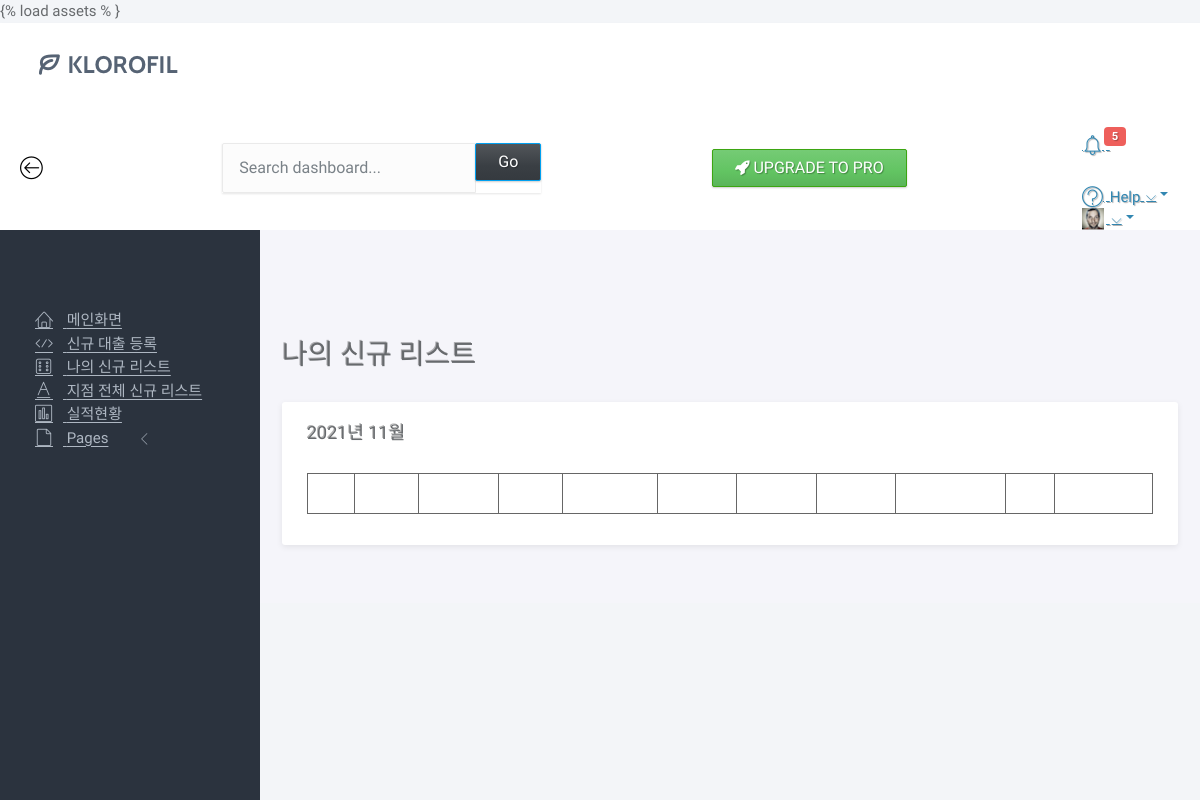
The app's page /worksheet/, older data.
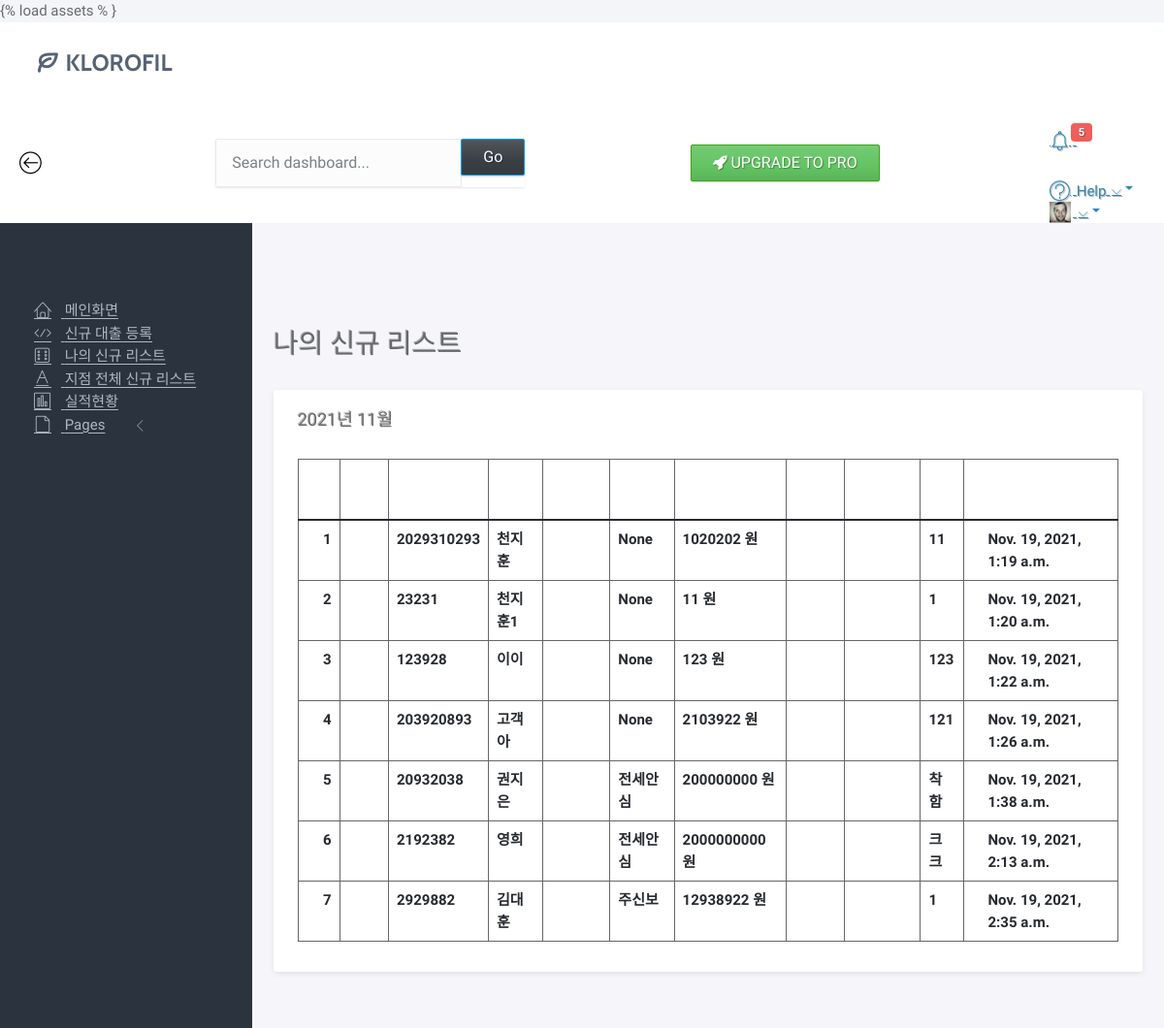
The same page, newer data.
### board/models.py (models this page shows, shortened)
class Worksheet(models.Model):
    customer_id = models.IntegerField(verbose_name='고객번호', default=12345678)
    customer_name = models.CharField(
        max_length=256, verbose_name='고객명', null='False')
    loan_product = models.CharField(max_length= 30 ,verbose_name='대출상품', null='True')
    loan_amount = models.IntegerField(verbose_name='대출금액', null='True')
    description = models.TextField(verbose_name='메모')
    phone_number = models.CharField(max_length = 13, verbose_name='핸드폰번호', null = True)
    register_date = models.DateTimeField(
        auto_now_add=True, verbose_name='등록날짜')
    class Meta:
        db_table = 'WorkSheet'
        verbose_name = '업무목록'
        verbose_name_plural = '업무목록'

### board/views.py (the view)
# urls.py: path('worksheet/', WorksheetList.as_view(), name='worksheet'),
class WorksheetList(ListView):
    model = Worksheet
    template_name = 'Worksheet.html'
    context_object_name = 'Worksheet_list'

### board/templates/worksheet.html (shortened to what the changed rows need)
<!doctype html>
<html lang="en">
<head>
	<link rel="stylesheet" href="/assets/vendor/bootstrap/css/bootstrap.min.css">
	<link rel="stylesheet" href="/assets/vendor/font-awesome/css/font-awesome.min.css">
	<link rel="stylesheet" href="/assets/vendor/linearicons/style.css">
	<link rel="stylesheet" href="/assets/css/main.css">
	<link rel="stylesheet" href="/assets/css/demo.css">
</head>
<body>
	<div id="wrapper">
		<div class="main">
			<div class="main-content">
				<div class="container-fluid">
<div class="row">
    <div class="col-md-12">
        <div class = "panel">
        <div class="panel-body">
            <table class="table table-bordered">
                <thead>
                    <tr>
                        <th scope="col">#</th>
                        <th scope="col">담당자</th>
                        <th scope="col">고객번호</th>
                        <th scope="col">고객명</th>
                        <th scope="col">신규예정일</th>
                        <th scope="col">대출상품</th>
                        <th scope="col">대출금액</th>
                        <th scope="col">진행척도</th>
                        <th scope="col">상환조건여부</th>
                        <th scope="col">메모</th>
                        <th scope="col">등록날짜</th>
                    </tr>
            </thead>
            <tbody class="text-dark">
                    {% for work in Worksheet_list %}
                    <tr>
                        <th scope="row">{{ work.id }}</th>
                        <th>{{ work.emp_name }}</th>
                        <th>{{ work.customer_id }} </th>
                        <th> {{ work.customer_name }}</th>
                        <th> </th>
                        <th> {{work.loan_product}}</th>
                        <th>{{ work.loan_amount  }} 원</th>
                        <th> </th>
                        <th> </th>
                        <th> {{work.description}} </th>
                        <th>{{ work.register_date }}</th>
                    </tr>
                    {% endfor %}
            </tbody>
          </table>
          </div>
        </div>
    </div>
  </div>

Row changes from the older to the newer data that the page shows:
added Worksheet: id "1", customer_id "2029310293", customer_name "천지훈", loan_product "None", loan_amount "1020202", description "11", register_date "Nov. 19, 2021, 1:19 a.m."
added Worksheet: id "2", customer_id "23231", customer_name "천지훈1", loan_product "None", loan_amount "11", description "1", register_date "Nov. 19, 2021, 1:20 a.m."
added Worksheet: id "3", customer_id "123928", customer_name "이이", loan_product "None", loan_amount "123", description "123", register_date "Nov. 19, 2021, 1:22 a.m."
added Worksheet: id "4", customer_id "203920893", customer_name "고객아", loan_product "None", loan_amount "2103922", description "121", register_date "Nov. 19, 2021, 1:26 a.m."
added Worksheet: id "5", customer_id "20932038", customer_name "권지은", loan_product "전세안심", loan_amount "200000000", description "착함", register_date "Nov. 19, 2021, 1:38 a.m."
added Worksheet: id "6", customer_id "2192382", customer_name "영희", loan_product "전세안심", loan_amount "2000000000", description "크크", register_date "Nov. 19, 2021, 2:13 a.m."
added Worksheet: id "7", customer_id "2929882", customer_name "김대훈", loan_product "주신보", loan_amount "12938922", description "1", register_date "Nov. 19, 2021, 2:35 a.m."
